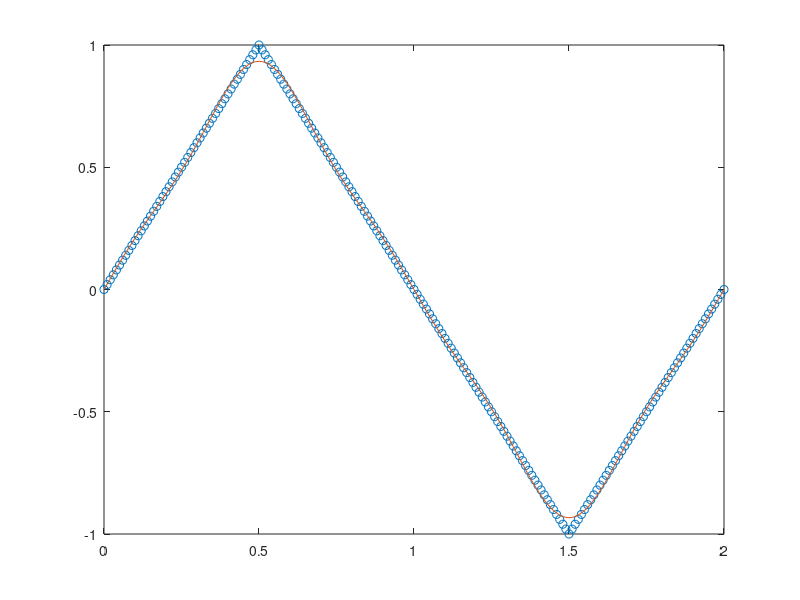

MATLAB code to generate this figure: (Note: this script raises an error after producing the figure.)
clear all 
clc
load HW05_Prob4_Data.mat
x=t;
Y=f;
A = [sin(pi*x), sin(2*pi*x), sin(3*pi*x), sin(4*pi*x), sin(5*pi*x)];
det(A'*A)
alpha_hat= inv(A'*A)*A'*Y;
c=alpha_hat
plot(x, Y, "o", x, c(1)*sin(pi*x) + c(2)*sin(2*pi*x) + c(3)*sin(3*pi*x) + c(4)*sin(4*pi*x) + c(5)*sin(5*pi*x))
gtext('y=c_1*sin(πx) + c_2*sin(2πx) + c_3*sin(3πx) + c_4*sin(4πx) + c_5*sin(5πx)')
xlabel('x')
ylabel('y')